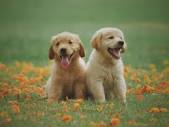
#> input picture Beginner Level Tasks/Image to Pencil Sketch/dog.jpg, 169 x 127 px
$ jupyter execute Image_to_pencil_sketch.ipynb
#> lines starting #> are read from the running program, lines starting #| are printed output that depends on the picture
# LGM Task 4 - Data science Internship

##Convert to Image to Pencil Sketch

[cell 1]
import cv2
from google.colab.patches import cv2_imshow

[cell 2]
image = cv2.imread("dog.jpg")
#> image is the input picture: shape (127, 169, 3); mean B, G, R 80.3, 121.8, 120.7

[cell 3]
cv2_imshow(image)

[cell 4]
grey_img = cv2.cvtColor(image, cv2.COLOR_BGR2GRAY)
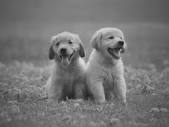
#> grey_img: shape (127, 169); min 19, max 227, mean 116.7
cv2_imshow(grey_img)

[cell 5]
invert = cv2.bitwise_not(grey_img)
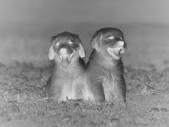
#> invert: shape (127, 169); min 28, max 236, mean 138.3
cv2_imshow(invert)

[cell 6]
blur = cv2.GaussianBlur(invert, (21, 21), 0)
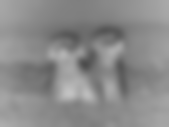
#> blur: shape (127, 169); min 76, max 195, mean 138.2
cv2_imshow(blur)

[cell 7]
invertedblur = cv2.bitwise_not(blur)
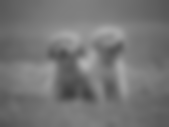
#> invertedblur: shape (127, 169); min 60, max 179, mean 116.8
cv2_imshow(invertedblur)

[cell 8]
sketch = cv2.divide(grey_img, invertedblur, scale=255.0)
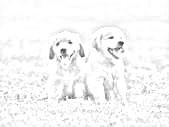
#> sketch: shape (127, 169); min 42, max 255, mean 246.3
